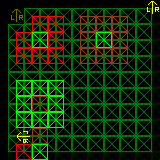

The image is a tile-based game level rendered from a .tmx file. Its description and complete source (layers, tilesets, objects, tile grids) follow:
An orthogonal 10x10 tile map with 16x16 px tiles, 2 tile layers (Tile Layer 1, Tile Layer 2), 3 tilesets and 5 objects (obj1).

<map version="1.0" orientation="orthogonal" renderorder="right-down" width="10" height="10" tilewidth="16" tileheight="16" backgroundcolor="#000000">
 <properties>
  <property name="map" value="1" />
 </properties>
 <tileset firstgid="1" name="tileset" tilewidth="16" tileheight="16">
  <properties>
   <property name="tileset" value="1" />
  </properties>
  <image source="tileset.png" trans="0000ff" width="32" height="32" />
  <tile id="0">
   <properties>
    <property name="tile1" value="1" />
   </properties>
  </tile>
 </tileset>
 <tileset firstgid="5" source="tileset.tsx" />
 <tileset firstgid="9" name="tileset3" tilewidth="640" tileheight="1024">
  <tile id="0">
   <image width="32" height="32" source="tileset.png" />
  </tile>
  <tile id="1">
   <image width="640" height="1024" source="isotile.png" />
  </tile>
 </tileset>
 <layer name="Tile Layer 1" width="10" height="10" opacity="0.46">
  <properties>
   <property name="layer" value="1" />
  </properties>
  <data encoding="csv">
5,8,8,8,8,8,8,8,8,8,
8,8,8,8,8,8,8,8,8,8,
8,8,8,8,8,8,8,8,8,8,
8,8,8,8,8,8,8,8,8,8,
8,8,8,8,8,8,8,8,8,8,
8,8,8,8,8,8,8,8,8,8,
8,8,8,8,8,8,8,8,8,8,
8,8,8,8,8,8,8,8,8,8,
8,8,8,8,8,8,8,8,8,8,
8,8,8,8,8,8,8,8,8,8
</data>
 </layer>
 <layer name="Tile Layer 2" width="10" height="10">
  <data encoding="csv">
0,0,0,0,0,0,0,0,0,1,
0,0,2,2,0,3,3,3,0,0,
0,2,4,2,0,3,4,3,0,0,
0,2,2,2,0,3,3,3,0,0,
0,0,0,0,0,0,0,0,0,0,
0,4,4,4,0,0,0,0,0,0,
0,4,3,4,0,0,0,0,0,0,
0,4,4,4,0,0,0,0,0,0,
0,0,0,0,0,0,0,0,0,0,
0,536870921,0,0,0,0,0,0,0,0
</data>
 </layer>
 <objectgroup color="#ffaa00" name="Object Layer 1">
  <object name="obj1" x="144" y="96" width="16" height="16">
   <properties>
    <property name="name" value="obj1" />
   </properties>
   <ellipse />
  </object>
  <object x="160" y="64">
   <polygon points="0,0 -16,16 0,16" />
  </object>
  <object x="80" y="80" width="48" height="48" />
  <object x="160" y="128">
   <polyline points="0,0 -16,16 0,32 -16,32 -32,16 -48,32" />
  </object>
  <object x="186" y="58">
   <polygon points="0,0 42,60 87,0 42,20" />
  </object>
 </objectgroup>
</map>
